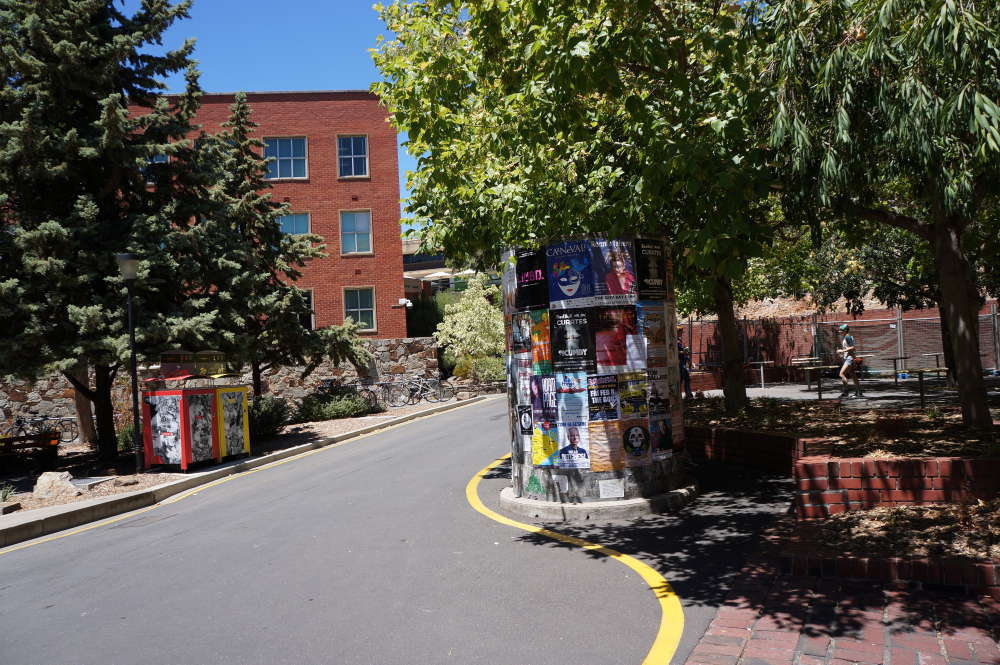
#> input picture dataset/I4/DSC02933.JPG, 2000 x 1329 px (shown at 1/2 size); its folder holds 4 pictures in this run
$ python opencvBlender.py
#> lines starting #> are read from the running program, lines starting #| are printed output that depends on the picture
from blending import Blender
import cv2
import glob
import cv2
import numpy as np
import os
from tqdm import tqdm


def detectFeaturesAndMatch(img1, img2, nFeaturesReturn=30):
    '''
    takes in two images, and returns a set of correspondences between the two images matched using ORB features, sorted from best to worst match using an L2 norm distance.
    '''
    kp1, des1 = orb.detectAndCompute(img1, None)
    kp2, des2 = orb.detectAndCompute(img2, None)
    matches = bf.match(des1, des2)
    matches = sorted(matches, key=lambda x: x.distance)
    correspondences = []
    for match in matches:
        correspondences.append(
            (kp1[match.queryIdx].pt, kp2[match.trainIdx].pt))
    print('Totally', len(correspondences), 'matches')
    src = np.float32(
        [m[0] for m in correspondences[:nFeaturesReturn]]).reshape(-1, 1, 2)
    dst = np.float32(
        [m[1] for m in correspondences[:nFeaturesReturn]]).reshape(-1, 1, 2)
    return np.array(correspondences[:nFeaturesReturn]), src, dst


def execute(index1, index2, prevH):
    '''
    Function that, for a given pair of indices, computes the best homography and saves the warped images to disk.
    '''
#> called with index1 = 2, index2 = 1, prevH = array of shape (3, 3)

    warpedImage = np.zeros((3000, 3000, 3))
    img1 = cv2.imread(imagePaths[index1])
#> img1 is the input picture: shape (1329, 2000, 3); mean B, G, R 76.1, 85.3, 88.3
    img2 = cv2.imread(imagePaths[index2])
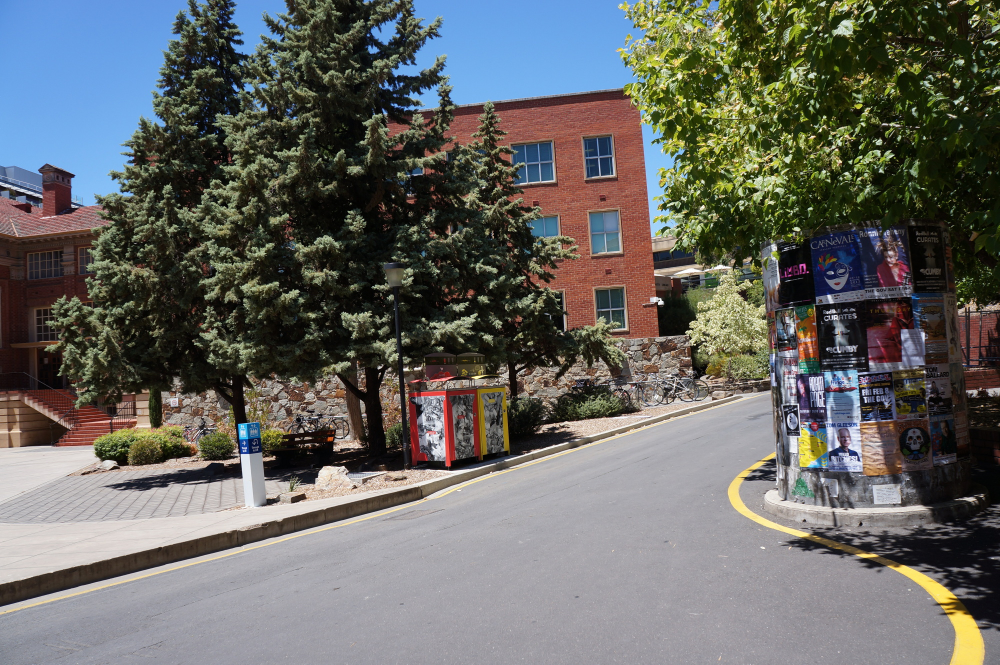
#> input picture dataset/I4/DSC02932.JPG, 2000 x 1329 px (shown at 1/2 size)
#> img2 is the input picture: shape (1329, 2000, 3); mean B, G, R 99.2, 102.9, 102.2
    print('Original image size = ', img1.shape)
#| Original image size =  (1329, 2000, 3)
    img1 = cv2.resize(img1, shape)
#> img1: shape (400, 600, 3)
    img2 = cv2.resize(img2, shape)
#> img2: shape (400, 600, 3)
    matches, src, dst = detectFeaturesAndMatch(img2, img1)
#> in detectFeaturesAndMatch, `kp1, des1 = orb.detectAndCompute(img1, None)`: kp1 = 500 keypoints; strongest (x, y, size): (396, 182, 31), (68, 279, 31), (491, 243, 31), (141, 278, 31)
#> in detectFeaturesAndMatch, `kp2, des2 = orb.detectAndCompute(img2, None)`: kp2 = 500 keypoints; strongest (x, y, size): (245, 183, 31), (356, 241, 31), (504, 224, 31), (367, 94, 31)
#> in detectFeaturesAndMatch, `matches = bf.match(des1, des2)`: matches = 218 matches
#> after the loop in detectFeaturesAndMatch, `for match in matches:`: correspondences = 218 items
#| Totally 218 matches
#> in detectFeaturesAndMatch, `src = np.float32( [m[0] for m in correspondences[:nFeaturesReturn]]).r..`: src = 30 rows, first 8: [412, 199], [483.8, 321.1], [325.6, 257.1], [414, 194], [408.1, 199.1], [281.7, 190.1], [334, 259], [262.8, 268.7]
#> in detectFeaturesAndMatch, `dst = np.float32( [m[1] for m in correspondences[:nFeaturesReturn]]).r..`: dst = 30 rows, first 8: [260, 200], [321.1, 318.2], [170, 257.1], [262, 195], [256.3, 199.1], [127.9, 186.6], [180, 260], [104.5, 271.7]
    H, subsetMatches = cv2.findHomography(src, dst, cv2.RANSAC, threshold)
#> H = [[1.3, -0.0616, -208.3], [0.143, 1.18, -49.99], [0.000583, -0.00011, 1]]; subsetMatches = 30 values from 1 to 1
    prevH = np.dot(prevH, H)
#> prevH = [[1.89, -0.172, 791.7], [0.435, 1.12, 450], [0.000583, -0.00011, 1]]
    warpedImage = cv2.warpPerspective(
        img2, prevH, (warpedImage.shape[1], warpedImage.shape[0]))

    cv2.imwrite('outputs/l' + str(imageSet) + '/opencv/warped_' +
                str(index2) + '.png', warpedImage)
    return prevH


if __name__ == "__main__":


    # BEGIN WARPING

    imageSet = 4
    imagePaths = sorted(glob.glob('dataset/I' + str(imageSet) + '/*'))
    os.makedirs('outputs/l' + str(imageSet) + '/opencv/', exist_ok=True)

    orb = cv2.ORB_create()
    bf = cv2.BFMatcher(cv2.NORM_HAMMING, crossCheck=True)
    shape = (600, 400)

    threshold = 5
    trials = 10000
    offset = [1000, 500]
    # offset so that opencv doesnt warp to 0,0
    offsetMatrix = np.array([[1, 0, offset[0]],
                      [0, 1, offset[1]],
                      [0, 0, 1]])
    prevH = offsetMatrix.copy()
    prevH = execute(2, 1, prevH)
    prevH = execute(1, 0, prevH)
#> call 2 of execute, with index1 = 1, index2 = 0, prevH = array of shape (3, 3)
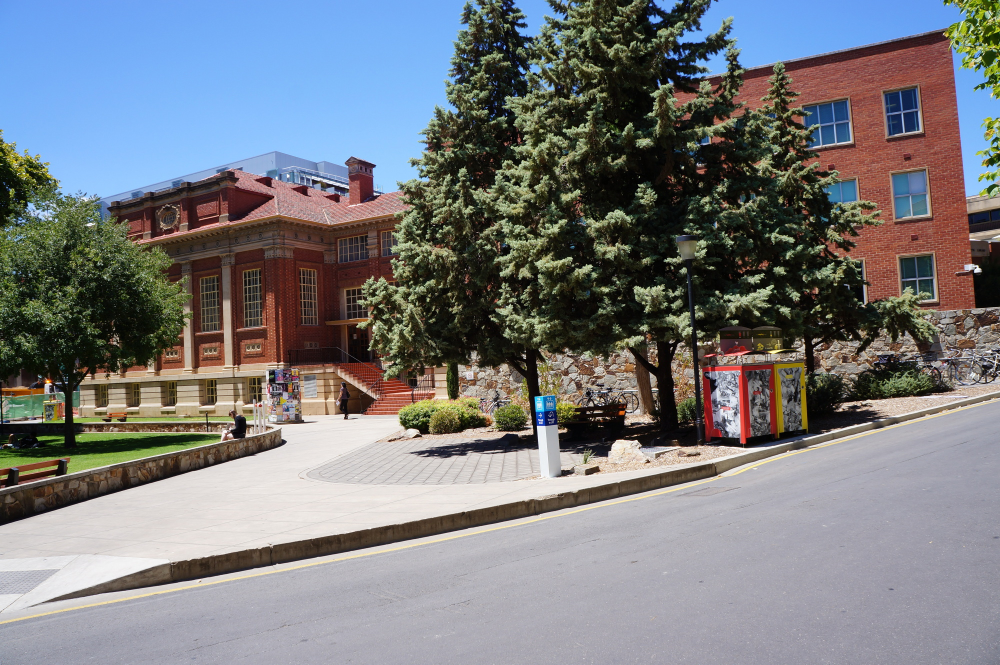
#> input picture dataset/I4/DSC02931.JPG, 2000 x 1329 px (shown at 1/2 size)
#> in execute, img2 is the input picture: shape (1329, 2000, 3); mean B, G, R 125.6, 121.9, 119.8
#| Original image size =  (1329, 2000, 3)
#> in execute (call 2), `img2 = cv2.resize(img2, shape)`:
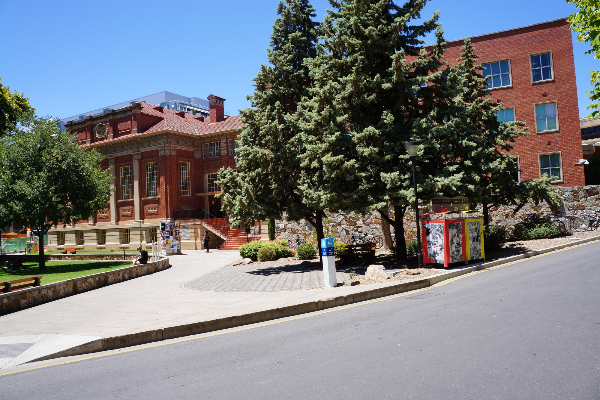
#> img2: shape (400, 600, 3); mean B, G, R 125.4, 121.8, 119.6
#> in detectFeaturesAndMatch (call 2), `kp1, des1 = orb.detectAndCompute(img1, None)`: kp1 = 500 keypoints; strongest (x, y, size): (318, 260, 31), (208, 251, 31), (248, 258, 31), (169, 266, 31)
#> in detectFeaturesAndMatch (call 2), `kp2, des2 = orb.detectAndCompute(img2, None)`: kp2 = 500 keypoints; strongest (x, y, size): (396, 182, 31), (68, 279, 31), (491, 243, 31), (141, 278, 31)
#> in detectFeaturesAndMatch (call 2), `matches = bf.match(des1, des2)`: matches = 226 matches
#| Totally 226 matches
#> in detectFeaturesAndMatch (call 2), `src = np.float32( [m[0] for m in correspondences[:nFeaturesReturn]]).r..`: src = 30 rows, first 8: [375, 253], [504, 246.2], [420, 188.4], [335.9, 283.7], [462, 171.6], [385.9, 197.3], [271.3, 236.7], [354.6, 282]
#> in detectFeaturesAndMatch (call 2), `dst = np.float32( [m[1] for m in correspondences[:nFeaturesReturn]]).r..`: dst = 30 rows, first 8: [200, 269], [324, 259.2], [243.6, 204], [159.3, 301.1], [284.4, 188.4], [210.2, 213.1], [93.31, 254], [178.3, 298.6]
#> in execute (call 2), `H, subsetMatches = cv2.findHomography(src, dst, cv2.RANSAC, threshold)`: H = [[1.1, -0.0894, -183.1], [0.0632, 0.965, 10.42], [0.000315, -0.000328, 1]]; subsetMatches = 30 values, max 1 at index 0, min 0 at index 9, mean 0.933
#> in execute (call 2), `prevH = np.dot(prevH, H)`: prevH = [[2.31, -0.594, 444.8], [0.69, 0.896, 382.1], [0.000949, -0.000486, 0.892]]

    prevH = offsetMatrix.copy()
    prevH = execute(2, 2, prevH)  # this is wasteful, but alright :\
#> call 3 of execute, with index1 = 2, index2 = 2, prevH = array of shape (3, 3)
#| Original image size =  (1329, 2000, 3)
#> in detectFeaturesAndMatch (call 3), `kp1, des1 = orb.detectAndCompute(img1, None)`: kp1 = 500 keypoints; strongest (x, y, size): (245, 183, 31), (356, 241, 31), (504, 224, 31), (367, 94, 31)
#> in detectFeaturesAndMatch (call 3), `kp2, des2 = orb.detectAndCompute(img2, None)`: kp2 has the same summary as kp1
#> in detectFeaturesAndMatch (call 3), `matches = bf.match(des1, des2)`: matches = 500 matches
#| Totally 500 matches
#> in detectFeaturesAndMatch (call 3), `src = np.float32( [m[0] for m in correspondences[:nFeaturesReturn]]).r..`: src = 30 rows, first 8: [319, 132], [405, 65], [260, 200], [401, 62], [336, 80], [335, 86], [180, 260], [282, 163]
#> in detectFeaturesAndMatch (call 3), `dst = np.float32( [m[1] for m in correspondences[:nFeaturesReturn]]).r..`: dst has the same summary as src
#> in execute (call 3), `matches, src, dst = detectFeaturesAndMatch(img2, img1)`: dst has the same summary as src in detectFeaturesAndMatch
#> in execute (call 3), `H, subsetMatches = cv2.findHomography(src, dst, cv2.RANSAC, threshold)`: H = [[1, -1.35e-15, 3.47e-13], [-6.87e-17, 1, 1.18e-13], [-2.84e-20, -3.51e-18, 1]]; subsetMatches = 30 values from 1 to 1
#> in execute (call 3), `prevH = np.dot(prevH, H)`: prevH = [[1, -4.86e-15, 1000], [-8.28e-17, 1, 500], [-2.84e-20, -3.51e-18, 1]]
#> in execute (call 3), `warpedImage = cv2.warpPerspective( img2, prevH, (warpedImage.shape[1],..`:
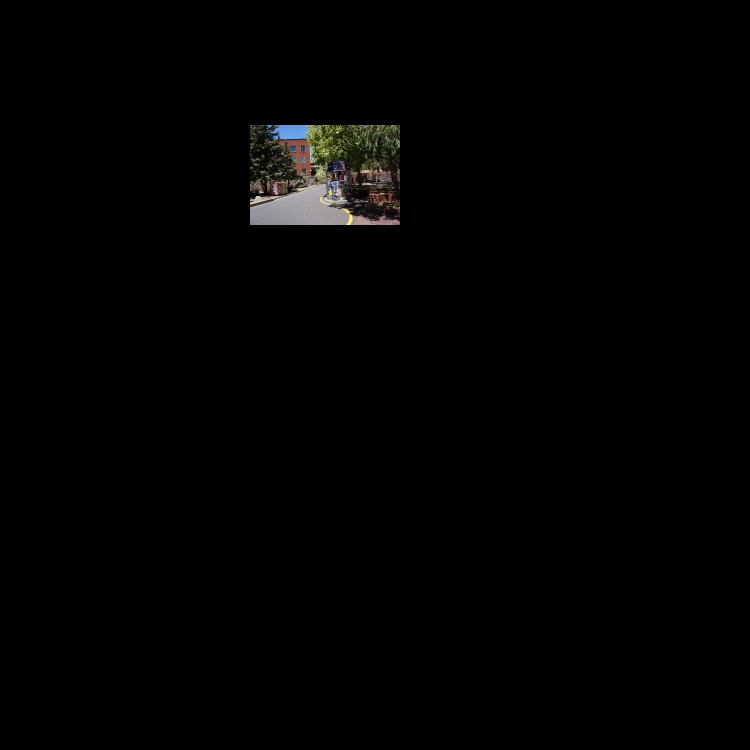
#> warpedImage: shape (3000, 3000, 3) (shown at 1/4 size); mean B, G, R 2, 2.3, 2.4

    prevH = offsetMatrix.copy()
    prevH = execute(2, 3, prevH)
#> call 4 of execute, with index1 = 2, index2 = 3, prevH = array of shape (3, 3)
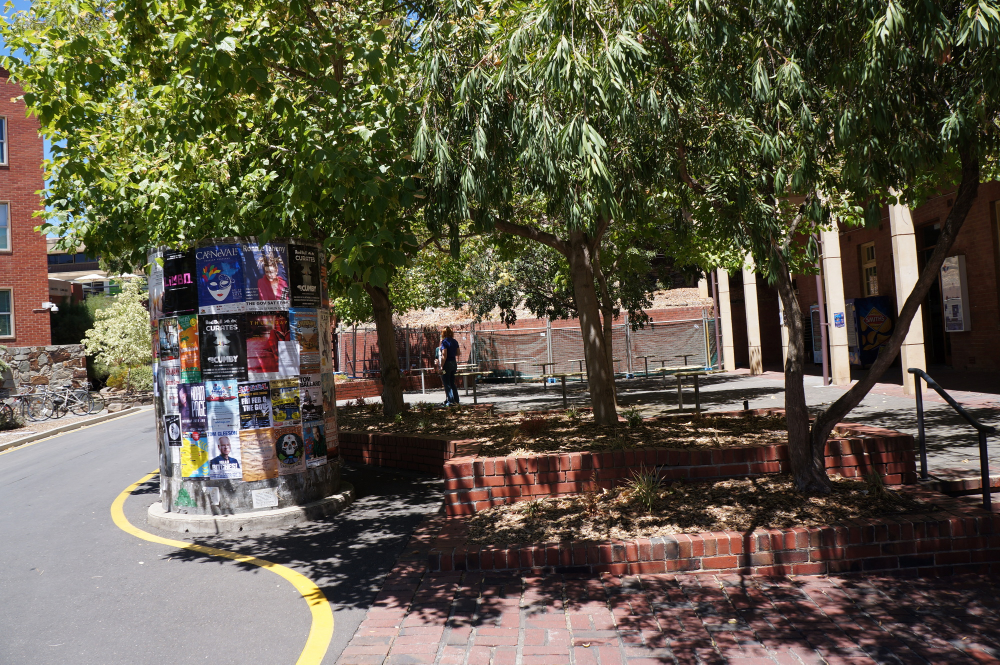
#> input picture dataset/I4/DSC02934.JPG, 2000 x 1329 px (shown at 1/2 size)
#> in execute, img2 is the input picture: shape (1329, 2000, 3); mean B, G, R 72.3, 89.2, 95.2
#| Original image size =  (1329, 2000, 3)
#> in execute (call 4), `img2 = cv2.resize(img2, shape)`:
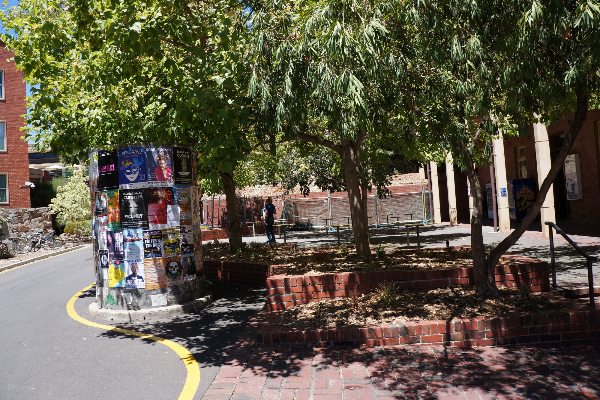
#> img2: shape (400, 600, 3); mean B, G, R 72.2, 89.1, 95
#> in detectFeaturesAndMatch (call 4), `kp1, des1 = orb.detectAndCompute(img1, None)`: kp1 = 500 keypoints; strongest (x, y, size): (32, 186, 31), (242, 239, 31), (231, 101, 31), (229, 100, 31)
#> in detectFeaturesAndMatch (call 4), `matches = bf.match(des1, des2)`: matches = 217 matches
#| Totally 217 matches
#> in detectFeaturesAndMatch (call 4), `src = np.float32( [m[0] for m in correspondences[:nFeaturesReturn]]).r..`: src = 30 rows, first 8: [161.2, 289.6], [188.6, 347], [201.6, 298.1], [157.2, 96.77], [129.6, 193.2], [222, 79.2], [202.8, 298.8], [174.2, 306.1]
#> in detectFeaturesAndMatch (call 4), `dst = np.float32( [m[1] for m in correspondences[:nFeaturesReturn]]).r..`: dst = 30 rows, first 8: [370.3, 283.7], [397.4, 342.7], [409, 295.2], [364.6, 95.04], [339.6, 189.6], [433.2, 73.2], [409.2, 295.2], [383.2, 301.1]
#> in execute (call 4), `H, subsetMatches = cv2.findHomography(src, dst, cv2.RANSAC, threshold)`: H = [[0.722, 0.017, 220.5], [-0.102, 0.915, 14.68], [-0.000552, 5.45e-05, 1]]; subsetMatches = 30 values, max 1 at index 0, min 0 at index 23, mean 0.9
#> in execute (call 4), `prevH = np.dot(prevH, H)`: prevH = [[0.17, 0.0714, 1220.5], [-0.378, 0.942, 514.7], [-0.000552, 5.45e-05, 1]]
#> in execute (call 4), `warpedImage = cv2.warpPerspective( img2, prevH, (warpedImage.shape[1],..`:
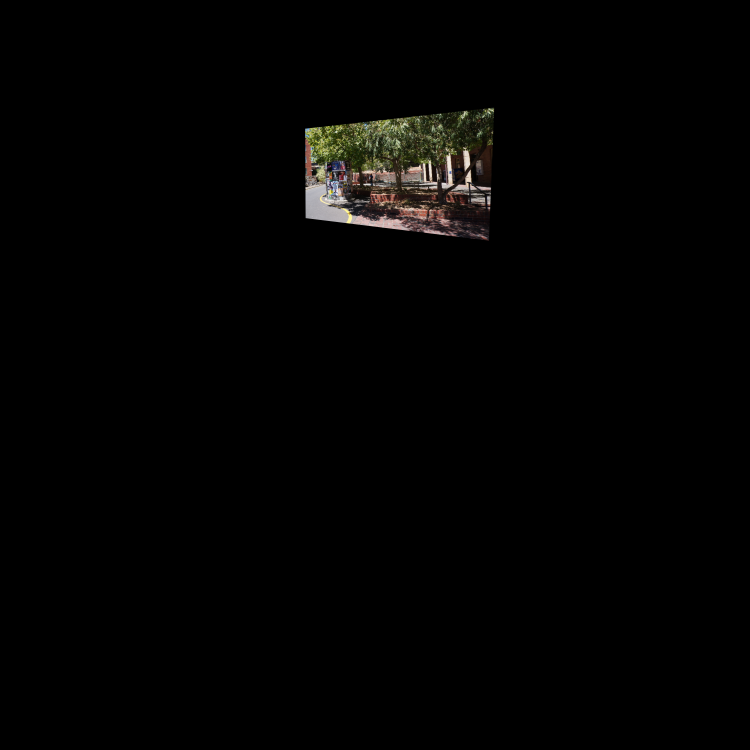
#> warpedImage: shape (3000, 3000, 3) (shown at 1/4 size); mean B, G, R 2.4, 3, 3.2
#> (the run stopped early here; a loop or call above may not have finished)
